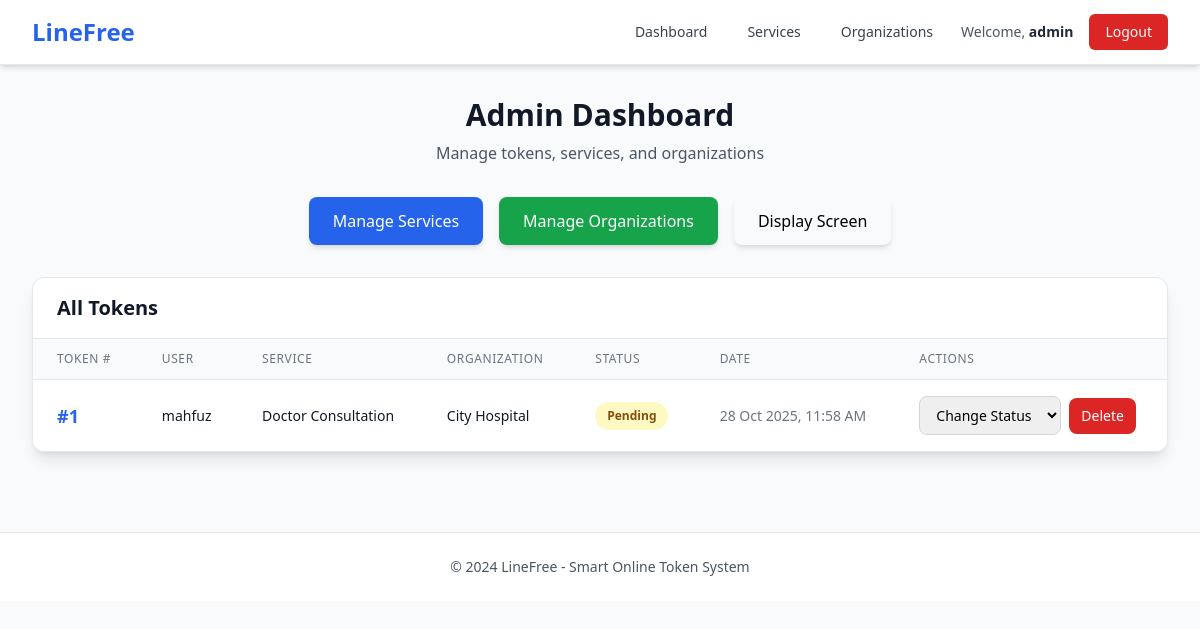
Before: /admin-dashboard/ (signed in) with the older database file.
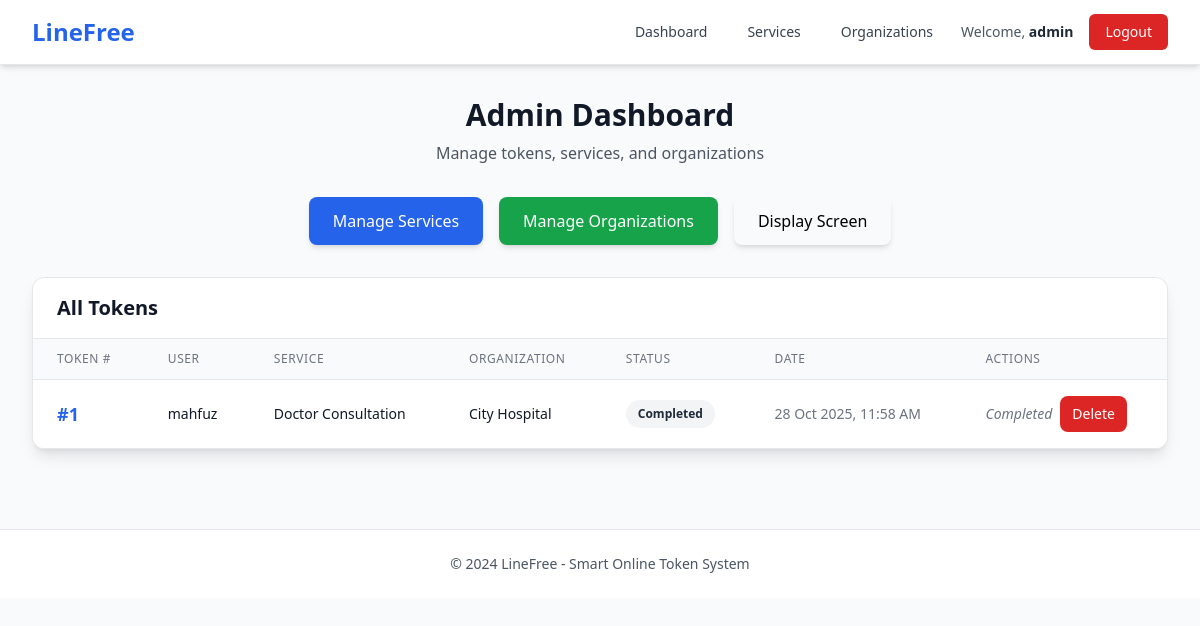
After: the same page with the newer database file.
### linefree/models.py (models this page shows, shortened)
class UserToken(models.Model):
    STATUS_CHOICES = [
        ("Pending", "Pending"),
        ("Serving", "Serving"),
        ("Completed", "Completed"),
    ]
    user = models.ForeignKey(User, on_delete=models.CASCADE, null=True, blank=True)
    service_type = models.ForeignKey(Service, on_delete=models.CASCADE)
    organization = models.ForeignKey(Organization, on_delete=models.CASCADE)
    token_number = models.PositiveIntegerField()
    status = models.CharField(max_length=20, choices=STATUS_CHOICES, default="Pending")
    created_at = models.DateTimeField(auto_now_add=True)

class Service(models.Model):
    organization = models.ForeignKey(Organization, on_delete=models.CASCADE, related_name="services")
    name = models.CharField(max_length=100)
    start_time = models.TimeField()
    end_time = models.TimeField()
    class Meta:
        unique_together = ['organization', 'name']  # Prevent duplicate service names within same organization

class Organization(models.Model):
    ORG_TYPES = [
        ("Hospital", "Hospital"),
        ("Bank", "Bank"),
        ("Other", "Other"),
    ]
    name = models.CharField(max_length=100)
    org_type = models.CharField(max_length=20, choices=ORG_TYPES)

### linefree/views.py (the view)
# urls.py: path('admin-dashboard/', views.admin_dashboard, name='admin_dashboard'),
@login_required
@user_passes_test(is_admin)
def admin_dashboard(request):
    tokens = UserToken.objects.all().order_by("created_at")
    return render(request, "admin_dashboard.html", {"tokens": tokens})

### linefree/views.py (called while the page is built)
def is_admin(user):
    return user.is_staff

### linefree/templates/admin_dashboard.html (shortened to what the changed rows need)
{% extends 'base.html' %}
{% block content %}
<div class="max-w-7xl mx-auto">
    <div class="text-center mb-8">
        <h1 class="text-3xl font-bold text-gray-900 mb-2">Admin Dashboard</h1>
    </div>
    <div class="bg-white rounded-xl shadow-lg border border-gray-200 overflow-hidden">
        <div class="px-6 py-4 border-b border-gray-200">
            <h2 class="text-xl font-semibold text-gray-900">All Tokens</h2>
        </div>
        {% if tokens %}
        <div class="overflow-x-auto">
            <table class="min-w-full divide-y divide-gray-200">
                <thead class="bg-gray-50">
                    <tr>
                        <th class="px-6 py-3 text-left text-xs font-medium text-gray-500 uppercase tracking-wider">Token #</th>
                        <th class="px-6 py-3 text-left text-xs font-medium text-gray-500 uppercase tracking-wider">User</th>
                        <th class="px-6 py-3 text-left text-xs font-medium text-gray-500 uppercase tracking-wider">Service</th>
                        <th class="px-6 py-3 text-left text-xs font-medium text-gray-500 uppercase tracking-wider">Organization</th>
                        <th class="px-6 py-3 text-left text-xs font-medium text-gray-500 uppercase tracking-wider">Status</th>
                        <th class="px-6 py-3 text-left text-xs font-medium text-gray-500 uppercase tracking-wider">Date</th>
                        <th class="px-6 py-3 text-left text-xs font-medium text-gray-500 uppercase tracking-wider">Actions</th>
                    </tr>
                </thead>
                <tbody class="bg-white divide-y divide-gray-200">
                    {% for t in tokens %}
                    <tr class="hover:bg-gray-50 transition-colors">
                        <td class="px-6 py-4 whitespace-nowrap">
                            <span class="font-bold text-lg text-blue-600">#{{ t.token_number }}</span>
                        </td>
                        <td class="px-6 py-4 whitespace-nowrap text-sm text-gray-900">{{ t.user.username|default:"N/A" }}</td>
                        <td class="px-6 py-4 whitespace-nowrap text-sm text-gray-900">{{ t.service_type.name }}</td>
                        <td class="px-6 py-4 whitespace-nowrap text-sm text-gray-900">{{ t.organization.name }}</td>
                        <td class="px-6 py-4 whitespace-nowrap">
                            <span class="px-3 py-1 inline-flex text-xs leading-5 font-semibold rounded-full
                                {% if t.status == 'Pending' %}bg-yellow-100 text-yellow-800
                                {% elif t.status == 'Serving' %}bg-green-100 text-green-800
                                {% elif t.status == 'Completed' %}bg-gray-100 text-gray-800
                                {% endif %}">
                                {{ t.status }}
                            </span>
                        </td>
                        <td class="px-6 py-4 whitespace-nowrap text-sm text-gray-500">{{ t.created_at|date:"d M Y, h:i A" }}</td>
                        <td class="px-6 py-4 whitespace-nowrap">
                            <div class="flex items-center gap-2">
                                {% if t.status == "Pending" %}
                                    <form method="post" action="{% url 'update_status' t.id 'Serving' %}" class="inline" id="status-form-{{ t.id }}">
                                        <select name="status"
                                                onchange="updateStatus({{ t.id }}, this.value)"
                                                class="px-3 py-2 border border-gray-300 rounded-lg text-sm focus:ring-2 focus:ring-blue-500 focus:border-blue-500 outline-none transition-colors">
                                            <option value="" disabled selected>Change Status</option>
                                        </select>
                                    </form>
                                {% else %}
                                    <span class="text-gray-500 text-sm italic">Completed</span>
                                {% endif %}
                                <form method="post"
                                      action="{% url 'delete_token' t.id %}"
                                      onsubmit="return confirm('Are you sure you want to delete token #{{ t.token_number }}?');"
                                      class="inline">
                                    <button type="submit"
                                            class="bg-red-600 hover:bg-red-700 text-white px-3 py-2 rounded-lg text-sm font-medium transition-colors">
                                        Delete
                                    </button>
                                </form>
                            </div>
                        </td>
                    </tr>
                    {% endfor %}
                </tbody>
            </table>
        </div>
        {% else %}
        <div class="p-12 text-center">
            <p class="text-gray-500">No tokens found.</p>
        </div>
        {% endif %}
    </div>
</div>
{% endblock %}

Changed rows visible on the page:
changed UserToken "mahfuz": status "Pending" → "Completed"; status "Change Status" → (not shown); now shows "Completed"
